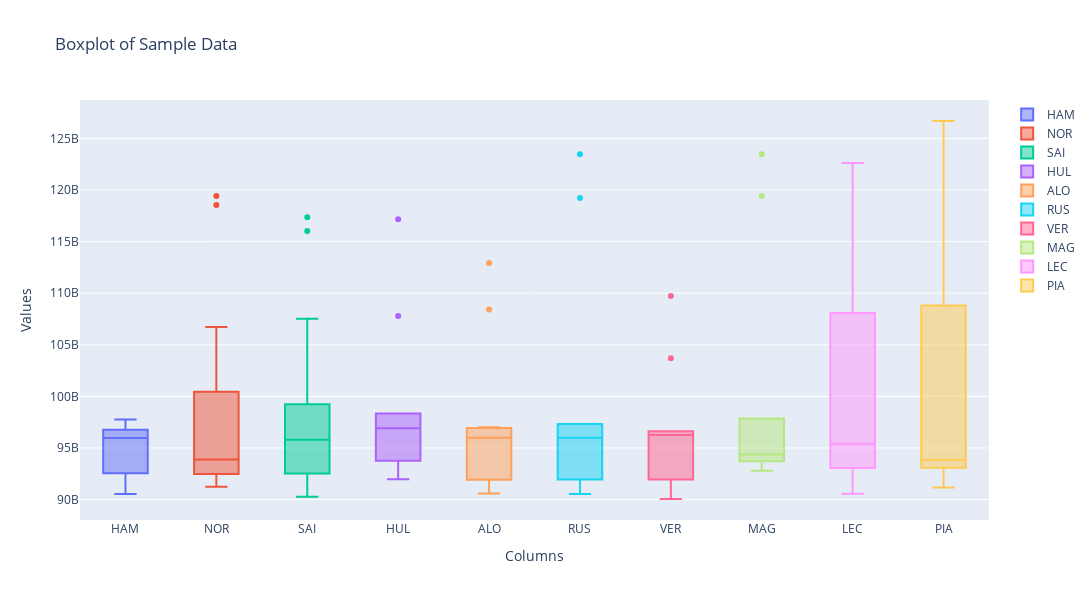
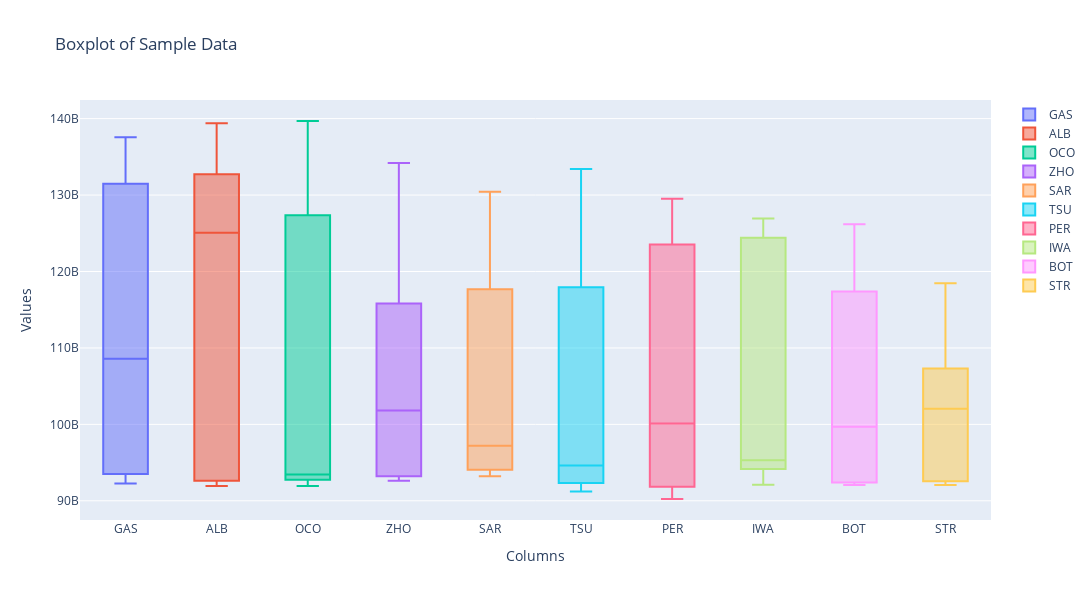

Notebook code cell kept with these figures, in order:
### Code cell
import plotly.graph_objects as go

min_mean_columns = column_means.nsmallest(10).index
# Creare il boxplot
fig = go.Figure()

for col in min_mean_columns:
    fig.add_trace(go.Box(y=new_df[col][new_df[col] < new_df[col].mean() +  new_df[col].std()], name=col))

# Aggiungere etichette per gli assi e il titolo
fig.update_layout(
    title='Boxplot of Sample Data',
    xaxis=dict(title='Columns'),
    yaxis=dict(title='Values'),
    width=1800,  # Larghezza del grafico in pixel
    height=600  # Altezza del grafico in pixel
)

# Mostrare il boxplot
fig.show()

min_mean_columns = column_means.nlargest(10).index
# Creare il boxplot
fig = go.Figure()

for col in min_mean_columns:
    fig.add_trace(go.Box(y=new_df[col][new_df[col] < new_df[col].mean() +  new_df[col].std()], name=col))

# Aggiungere etichette per gli assi e il titolo
fig.update_layout(
    title='Boxplot of Sample Data',
    xaxis=dict(title='Columns'),
    yaxis=dict(title='Values'),
    width=1800,  # Larghezza del grafico in pixel
    height=600  # Altezza del grafico in pixel
)

# Mostrare il boxplot
fig.show()
